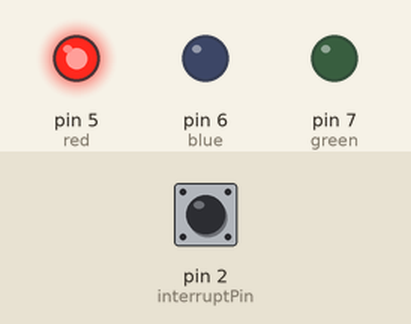
This sketch was run on a simulated Arduino Uno, built for the host (arithmetic inside an expression is 32-bit, double 64-bit). Shown: output pins drawn as LEDs (lit = HIGH). The inputs (shaded band) are chosen by the test bench; at power-on: pin 2 (interruptPin) HIGH.

Above: at 1.2 s.
1.3 s: pin 2 (interruptPin) pulled LOW for 0.15 s
At 2.8 s:
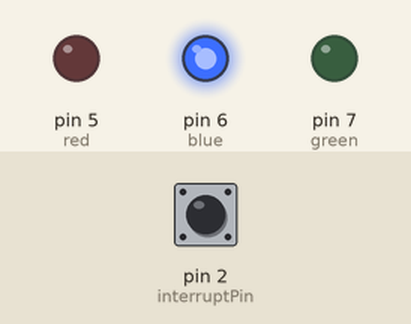
At 3.8 s:
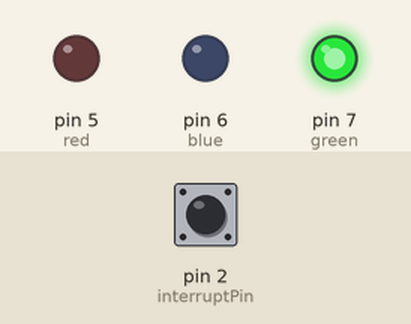
Timing chart, 0 to 27.5 s (numbered marks = the images above; inputs shaded):
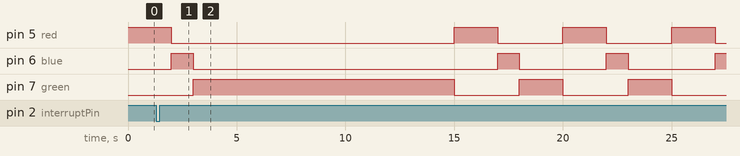

Measured:
- by itself, pin 5 (red): repeats every 5.0 s: HIGH 2.0 s, LOW 3.0 s
- by itself, pin 7 (green): repeats every 5.0 s: LOW 3.0 s, HIGH 2.0 s

The sketch:

PROJECT.ino
```cpp
#define interruptPin 2
#define red 5
#define blue 6
#define green 7

volatile bool vehicleDetected = false;

void vehicleISR()
{
  vehicleDetected = true;
}

void setup()
{
  pinMode(interruptPin,INPUT);
  pinMode(red,OUTPUT);
  pinMode(blue,OUTPUT);
  pinMode(green,OUTPUT);

  attachInterrupt(digitalPinToInterrupt(interruptPin),vehicleISR,LOW);
}

void loop()
{
  if(vehicleDetected)
  {
    digitalWrite(red,LOW);
    digitalWrite(blue,LOW);
    digitalWrite(green,HIGH);
    delay(10000);
    vehicleDetected = false;
  }
  else
  {
  digitalWrite(red,HIGH);
  digitalWrite(blue,LOW);
  digitalWrite(green,LOW);
  delay(2000);

  digitalWrite(red,LOW);
  digitalWrite(blue,HIGH);
  digitalWrite(green,LOW);
  delay(1000);

  digitalWrite(red,LOW);
  digitalWrite(blue,LOW);
  digitalWrite(green,HIGH);
  delay(2000);
  }
}
```
